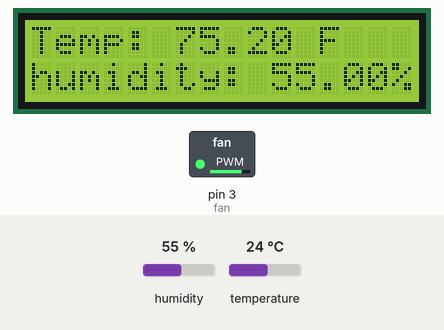
The sketch below on a simulated Arduino Uno, built with avr-gcc and run on an emulated ATmega328P. Shown: 16×2 character LCD, switched loads named in the sketch (green lamp = pin HIGH). The inputs (shaded band) are chosen by the test bench; at power-on: temperature 24 °C, humidity 55 %.

Above: at 1.2 s.
1.3 s: temperature set to 18.9 °C
At 2.8 s:
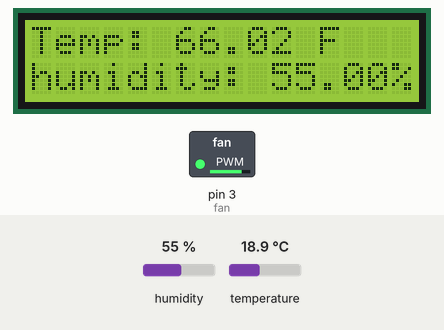
5.2 s: temperature set to 18 °C
At 8.0 s:
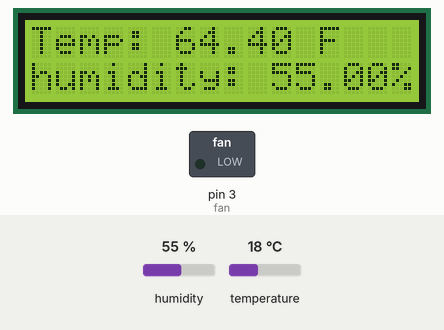
9.1 s: humidity set to 22 %
At 10.0 s:
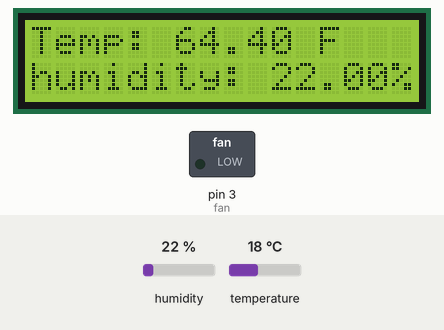
11.7 s: humidity set to 40 %
At 13.1 s:
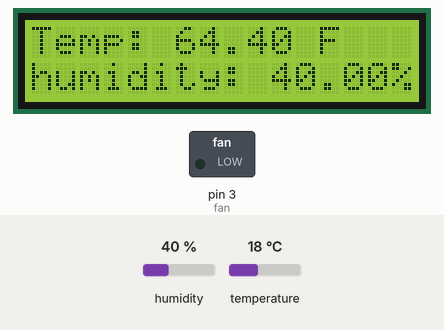
Timing chart, 0 to 14.7 s (numbered marks = the images above; inputs shaded):
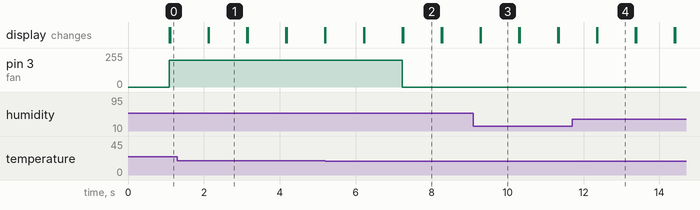

Measured:
- the behaviour switches between 18.4 and 18.3 °C on temperature (found by bisection; images 1 and 2)
- after the input at 5.2 s, pin 3 (fan): 200/255 → 0/255 after 2.0 s; the display: first differs from a run without the input after 1.0 s (image 2)
- after the input at 9.1 s, the display: first differs from a run without the input after 0.20 s (image 3)
- after the input at 11.7 s, the display: first differs from a run without the input after 0.67 s (image 4)
- what the display in image 1 shows lasts 1.0 s, from 2.1 s to 3.1 s

The sketch:

lab5pro2part1.ino
```cpp
#include <SparkFun_Si7021_Breakout_Library.h>

#include <LiquidCrystal.h>
#include <Wire.h>

const int rs = 13, en = 12, d4 = 11, d5 = 10, d6 = 9, d7 = 8;
LiquidCrystal lcd(rs, en, d4, d5, d6, d7);

float temp = 0;
float humidity = 0;
Weather sensor;
int speed= 0;
int fan=3;
void setup() {
  // put your setup code here, to run once:
  lcd.begin(16, 2);
  sensor.begin();
  pinMode(fan,OUTPUT);
}

void loop() {
  // put your main code here, to run repeatedly:

  getTemp();
  lcd.setCursor(0,1);
  getHumid();
  delay(1000);
  lcd.clear();
  if(temp>65){
   speed = 200;
  }
  else{
    speed=0;
  }
  analogWrite(fan,speed);
}

void getTemp() {

  temp = sensor.getTempF();

  lcd.print("Temp: ");
  lcd.print(temp);
  lcd.print(" F ");


}

void getHumid() {
  humidity = sensor.getRH();
  lcd.print("humidity: ");
  lcd.print(humidity);
  lcd.print("%");
}
```
